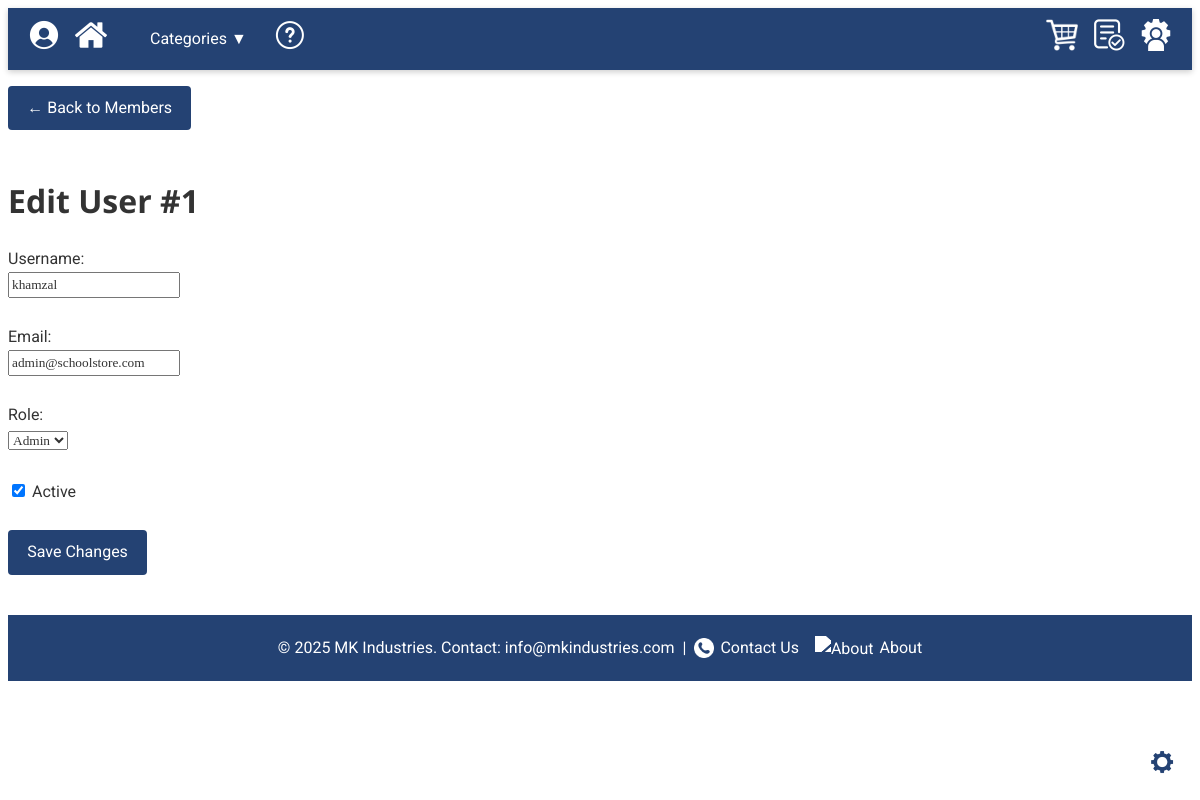
/admin/user_form.php?id=1 (signed in), run on the app's committed database.
### tables this page shows
CREATE TABLE `users` (
  `user_id` int(11) NOT NULL,
  `username` varchar(50) NOT NULL,
  `email` varchar(100) NOT NULL,
  `password_hash` varchar(255) NOT NULL,
  `role` enum('customer','admin') NOT NULL DEFAULT 'customer',
  `is_active` tinyint(1) NOT NULL DEFAULT 1,
  `status` enum('active','disabled') NOT NULL DEFAULT 'active',
  `created_at` timestamp NOT NULL DEFAULT current_timestamp()
);

### db.php (called while the page is built, shortened)
<?php
class Database {
    private $host     = '127.0.0.1';
    private $db_name  = 'schoolstore_db';
    private $username = 'root';
    private $password = '';
    public  $conn;
    public function getConnection() {
        if ($this->conn === null) {
            try {
                $this->conn = new PDO(
                    "mysql:host={$this->host};dbname={$this->db_name};charset=utf8mb4",
                    $this->username,
                    $this->password
                );
                $this->conn->setAttribute(PDO::ATTR_ERRMODE, PDO::ERRMODE_EXCEPTION);
            } catch (PDOException $e) {
                echo "Connection error: " . $e->getMessage();
                exit;
            }
        }
        return $this->conn;
    }
    public function query($sql, $params = []) {
        $stmt = $this->conn->prepare($sql);
        $stmt->execute($params);
        return $stmt;
    }
}

### admin/user_form.php (the view, shortened to what this page needs)
<?php
$root = '../';
require_once $root . 'db.php';
$db   = new Database();
$id      = (int)($_GET['id'] ?? 0);
$isEdit  = $id > 0;
$user    = ['username'=>'','email'=>'','role'=>'user','is_active'=>1];
if ($isEdit) {
    $tmp = $db->query(
      "SELECT username, email, role, is_active
         FROM users
        WHERE user_id = ?
        LIMIT 1",
      [$id]
    )->fetch(PDO::FETCH_ASSOC);
    if ($tmp) {
        $user = $tmp;
    } else {
        header('Location: users.php');
        exit;
    }
}
$pageTitle = $isEdit ? "Edit User #$id" : 'New User';
include $root . 'header.php';
?>
<main class="admin-dashboard">
  <p><a href="users.php" class="button">&larr; Back to Members</a></p>
  <h1><?= $pageTitle ?></h1>
  <form method="post">
    <label>Username:<br>
      <input type="text" name="username" required
             value="<?= htmlspecialchars($user['username']) ?>">
    </label><br><br>
    <label>Email:<br>
      <input type="email" name="email" required
             value="<?= htmlspecialchars($user['email']) ?>">
    </label><br><br>
    <label>Role:<br>
      <select name="role">
        <option value="admin"<?= $user['role']==='admin' ? ' selected' : '' ?>>Admin</option>
      </select>
    </label><br><br>
    <label>
      <input type="checkbox" name="is_active"
        <?= $user['is_active'] ? 'checked' : '' ?>>
      Active
    </label><br><br>
    <button type="submit" class="button">
      <?= $isEdit ? 'Save Changes' : 'Create User' ?>
    </button>
  </form>
</main>
<?php include $root . 'footer.php'; ?>

### assets/css/styles.css (style rules this page uses)
:root { --primary-color: #244273; --secondary-color: #f0f0f0; --accent-color: #66c; --font-sans: 'Roboto', sans-serif; --font-heading: 'Open Sans', sans-serif; }
body { font-family: var(--font-sans); line-height: 1.6; color: #333; }
h1, h2, h3, h4 { font-family: var(--font-heading); margin-top: 1.4em; margin-bottom: 0.6em; }
.button { background: var(--primary-color); color: #fff; border: none; padding: 0.6rem 1.2rem; font-size: 1rem; cursor: pointer; border-radius: 4px; transition: background-color 0.3s ease, transform 0.2s ease; }

### data on the page
users: username "khamzal", email "admin@schoolstore.com", role "Admin", is_active "☑"

### other printed values
$pageTitle "Edit User #1"
